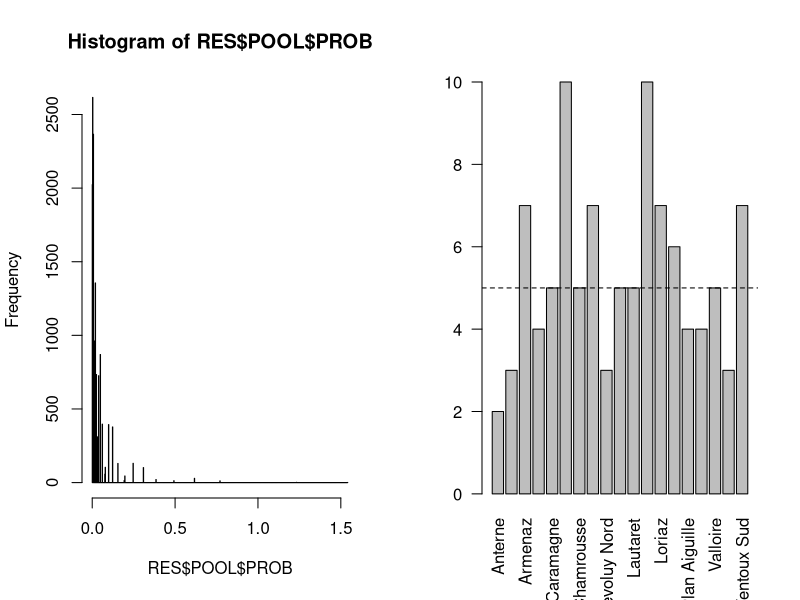
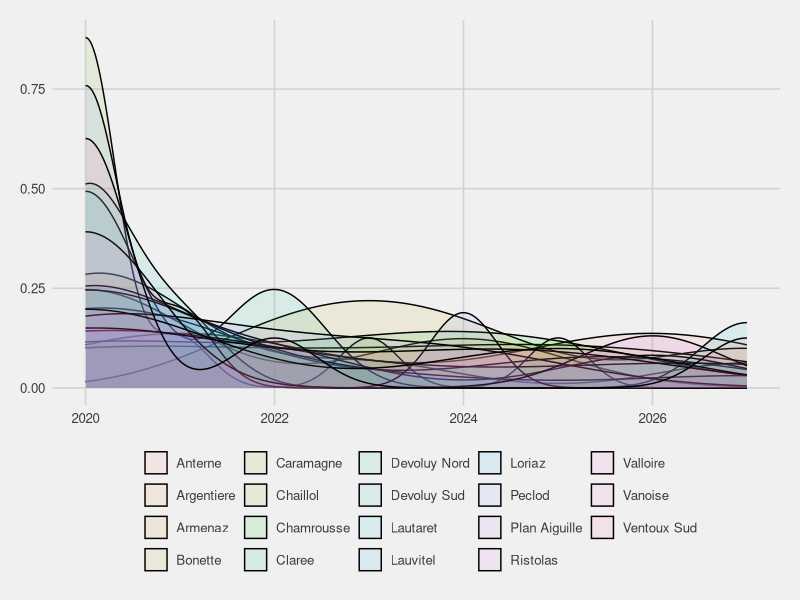
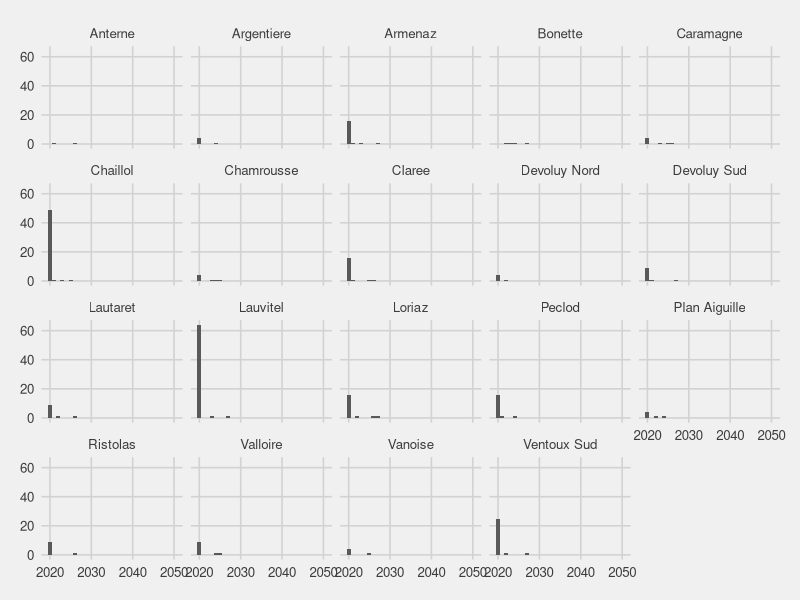

These figures' R source, in order:

##' ---
##' title: R script to define ORCHAMP sampling plan
##' output:
##'   html_document:
##'     toc: true
##' ---

##' Step 1: 
##' 
##' Step 2:
##'  

rm(list=ls())

## make this document cache friendly
knitr::opts_chunk$set(cache=TRUE)

## load required libraries
library(foreach)
library(reshape2)
library(ggplot2)
library(ggthemes)

##' ###################################################################################################################################
##' # DEFINING PARAMETERS
##' ###################################################################################################################################

sites.names = c("Anterne", "Argentiere", "Armenaz", "Bonette", "Caramagne", "Chaillol", "Chamrousse",
                "Claree", "Devoluy Nord", "Devoluy Sud", "Lautaret", "Lauvitel", "Loriaz",
                "Peclod", "Plan Aiguille", "Ristolas", "Valloire", "Vanoise", "Ventoux Sud")

year.start = 2020
year.end = 2050
samp.no_sites = 6

constraint.CBNA = c("Argentiere", "Armenaz", "Caramagne", "Chamrousse",
                    "Devoluy Nord", "Devoluy Sud", "Loriaz",
                    "Peclod", "Ristolas", "Vanoise")
constraint.PNE = c("Chaillol", "Lauvitel", "Plan Aiguille")
constraint.SAJF = c("Claree", "Lautaret", "Valloire")
constraint.CBNMED = c("Ventoux Sud", "Bonette")
constraint.no_sites_max = 3
## Chaillol : plusieurs contributeurs ?

comb.sites.2 = t(combn(sites.names, 2))
comb.sites.2 = paste0(comb.sites.2[,1], "_", comb.sites.2[,2])
constraint.notTogether = comb.sites.2[grep("Anterne", comb.sites.2)[1]]


## --------------------------------------------------------------------------
## NOTHING TO CHANGE BELOW !!!
sites.no = length(sites.names)

samp.years = seq(year.start, year.end, 1)
samp.no_years = length(samp.years)

comb.ALL = as.data.frame(t(combn(x = sites.names, m = samp.no_sites)))
colnames(comb.ALL) = paste0("SITE_", 1:ncol(comb.ALL))

## Remove combinations for number constraints
constraint.list = list(constraint.CBNA, constraint.PNE, constraint.SAJF)
for(con in constraint.list)
{
  no_sites_inConstraint = apply(comb.ALL, 1, function(x){ sum(x %in% con)})
  comb.ALL = comb.ALL[which(no_sites_inConstraint <= constraint.no_sites_max),]
}
## Remove combinations for association constraints
for(con in constraint.notTogether)
{
  con = strsplit(con, "_")[[1]]
  no_sites_inConstraint = apply(comb.ALL, 1, function(x){ sum(x %in% con)})
  comb.ALL = comb.ALL[which(no_sites_inConstraint < length(con)),]
}

comb.ALL.vec = apply(comb.ALL, 1, function(x) paste0(x, collapse = "_"))

##' ###################################################################################################################################
##' # DEFINING SAMPLING FUNCTION 
##' ###################################################################################################################################

# SEL_SITE = function(ye, pool)
# {
#   sites.sel = sample(x = pool, size = 1)
#   sites = strsplit(as.character(sites.sel), "_")[[1]]
#   res = data.frame(YEAR = ye, SITE = sites)
#   
#   if (ye < year.end)
#   {
#     tmp = foreach(mm = 4:samp.no_sites) %do%
#     {
#       combi = as.data.frame(t(combn(x = sites, m = 3)))
#       colnames(combi) = paste0("SITE_", 1:ncol(combi))
#       inds = apply(combi, 1, function(x) {
#         inds = sapply(x, function(y) grep(y, comb.ALL.vec))
#         ind_inter = intersect(inds[[1]], inds[[2]])
#         ind_inter = intersect(ind_inter, inds[[3]])
#         return(ind_inter)
#       })
#       return(unique(unlist(inds)))
#     }
#     tmp = unique(unlist(tmp))
#     pool_bis = comb.ALL.vec[-tmp]
#     
#     return(rbind(res,SEL_SITE(ye + 1, pool = pool_bis)))
#   } else 
#   {
#     return(res)
#   }
# }
# 
# SEL_SITE(ye = year.end, pool = comb.ALL.vec)
# SEL_SITE(ye = year.end - 1, pool = comb.ALL.vec)
# RES = SEL_SITE(ye = year.start, pool = comb.ALL.vec)
# 
# barplot(table(RES$SITE), las = 2)
# abline(h = 5, lty = 2)
# 
# ggplot(RES, aes(YEAR, fill = SITE)) +
#   scale_fill_discrete("") +
#   geom_density(alpha = 0.1) +
#   theme_fivethirtyeight()

##' ###################################################################################################################################
##' # DEFINING SAMPLING FUNCTION 
##' ###################################################################################################################################

## Apply sampling function for each required year
FUN_SELECT_sites = function(ye, pool)
{
  cat(" ", ye)
  # cat("\n 1. Sites selection...")
  sites.sel = sample(x = pool$COMB[which(pool$AVAIL == 1)]
                     , size = 1
                     , prob = pool$PROB[which(pool$AVAIL == 1)])
  sites = strsplit(as.character(sites.sel), "_")[[1]]
  
  ## If first year of sampling,
  if (ye == year.start)
  {
    samp.sites_tab$LAST_YEAR = ye - 1
  }
  
  ## --------------------------------------------------------------------------
  ## FOR ALL AVAILABLE SITES
  # cat("\n 2. Update of site informations...")
  for(si in samp.sites_tab$SITE)
  {
    ind_si = which(samp.sites_tab$SITE == si)
    
    ## Is the site selected this year ? ---------------------------------------
    if (si %in% sites)
    {
      ## Get all the combinations in which the site is present
      ind = grep(si, pool.GLOB$COMB)
      
      ## Record this year as the last year of sampling
      samp.sites_tab$LAST_YEAR[ind_si] = ye
      
      ## Keep track of number of previous successive sampling : +1
      samp.sites_tab$NB_YEAR_SUCC[ind_si] = samp.sites_tab$NB_YEAR_SUCC[ind_si] + 1
      
      ## Reduce probability of sampling the site next year
      ## if the site has already been sampled for the last X successive years
      if (samp.sites_tab$NB_YEAR_SUCC[ind_si] >= noSuccYears)
      {
        pool$PROB[ind] = pool$PROB[ind] * prob.decrease.sampSuccYears
      } else ## Anyway, reduce probability of sampling the site next year
      {
        pool$PROB[ind] = pool$PROB[ind] * prob.decrease.sampThisYear
      }
    } else ## Otherwise -------------------------------------------------------
    {
      ## Keep track of number of previous successive sampling : 0
      samp.sites_tab$NB_YEAR_SUCC[ind_si] = 0
      
      ## Increase probability of sampling next year
      ## if the site has not been sampled for more than X years
      if((ye - samp.sites_tab$LAST_YEAR[ind_si]) > noXYears)
      {
        ind = grep(si, pool$COMB)
        pool$PROB[ind] = pool$PROB[ind] * prob.increase.sampXYears
      }
    }
  }
  
  ## --------------------------------------------------------------------------
  ## RESULTS
  res = data.frame(YEAR = ye, SITE = sites)
  if(ye < year.end)
  {
    # cat("\n 3. Removal of site combinations...")
    # pool.GLOB = data.frame(COMB = comb.ALL.vec
    #                        , PROB = rep(1, length(comb.ALL.vec))
    #                        , AVAIL = rep(1, length(comb.ALL.vec)))
    # pool = pool.GLOB
    # sites.sel = sample(x = pool$COMB[which(pool$AVAIL == 1)]
    #                    , size = 1
    #                    , prob = pool$PROB[which(pool$AVAIL == 1)])
    # sites = strsplit(as.character(sites.sel), "_")[[1]]
    
    ## SOLUTION 1
    # proc.time()
    # combiToRemove = foreach(mm = 4:samp.no_sites) %do%
    # {
    #   combi = as.data.frame(t(combn(x = sites, m = 3)))
    #   colnames(combi) = paste0("SITE_", 1:ncol(combi))
    #   inds = apply(combi, 1, function(x) {
    #     inds = sapply(x, function(y) grep(y, comb.ALL.vec))
    #     ind_inter = intersect(inds[[1]], inds[[2]])
    #     ind_inter = intersect(ind_inter, inds[[3]])
    #     return(ind_inter)
    #   })
    #   return(unique(unlist(inds)))
    # }
    # combiToRemove = unique(unlist(combiToRemove))
    # proc.time()
    # 
    # ## SOLUTION 2
    # proc.time()
    # nb.si.inComb = sapply(comb.ALL.vec, function(x)
    # {
    #   tmp = sapply(sites, function(y) regexpr(y,x))
    #   tmp = ifelse(tmp > (-1), 1, 0)
    #   sum(tmp)
    # })
    # combiToRemove = which(nb.si.inComb >= 4)
    # proc.time()
    
    ## SOLUTION 3
    # DF_sites_in_comb = foreach(si = sites.names, .combine = 'cbind') %do%
    # {
    #   sapply(comb.ALL.vec, function(x) length(grep(si, x)))
    # }
    # colnames(DF_sites_in_comb) = sites.names
    # head(DF_sites_in_comb)
    
    ## KEPT POSSIBILITY
    # combiToRemove = which(colSums(t(comb.ALL.bin[, sites])) >= samp.no_sites)
    # 
    # pool$AVAIL = 1
    # pool$AVAIL[combiToRemove] = 0
    
    
    res_bis = FUN_SELECT_sites(ye = ye + 1, pool = pool)
    ye = ye + 1
    tmp = rbind(res, res_bis$SEL)
    
    
    ## Evaluate results 2
    cond.freq = TRUE
    if (ye <= year.end - 5)
    {
      year.window = seq(ye, ye + 5)
      cat("\n", year.window)
      SITE_table = table(tmp$SITE[which(tmp$YEAR %in% year.window)])
      print(SITE_table[order(names(SITE_table))])
      cond.freq = (length(SITE_table) == sites.no && length(which(SITE_table >= 1)) == sites.no)
    }
    ## Evaluate results 1
    cond.num = TRUE
    if (ye == year.start + 1)
    {
      SITE_table = table(tmp$SITE)
      ref = floor((year.end - year.start) / 5)
      cat("\n", length(SITE_table))
      cat("\n", length(which(SITE_table >= ref)))
      cond.num = (length(SITE_table) == sites.no && length(which(SITE_table >= ref)) == sites.no)
    }
    
    if(cond.freq && cond.num)
    {
      return(list(SEL = rbind(res, res_bis$SEL), POOL = res_bis$POOL))
    } else
    {
      pool$PROB = 1
      pool$AVAIL = 1
      return(FUN_SELECT_sites(ye = year.start, pool = pool))
    }
  } else
  {
    return(list(SEL = res, POOL = pool))
  }
}

## --------------------------------------------------------------------------
## Transform combinations into binary matrix
# comb.ALL.bin = foreach(si = sites.names, .combine = 'cbind') %do%
# {
#   sapply(comb.ALL.vec, function(x) length(grep(si, x)))
# }
# colnames(comb.ALL.bin) = sites.names










## Initialize table to store for each site :
##  last year of sampling
##  number of successive sampling
samp.sites_tab = data.frame(SITE = sites.names, LAST_YEAR = 0, NB_YEAR_SUCC = 0)

## Initialize table to store each possible combination of sites
## and probability of each combination
pool.GLOB = data.frame(COMB = comb.ALL.vec
                       , PROB = rep(1, length(comb.ALL.vec))
                       , AVAIL = rep(1, length(comb.ALL.vec)))

year.end = year.start + 7
noXYears = 2
noSuccYears = 2
prob.increase.sampXYears = 1.25
prob.decrease.sampThisYear = 0.5
prob.decrease.sampSuccYears = 0.2
# RES = FUN_SELECT_sites(ye = year.end, pool = pool.GLOB)
# RES = FUN_SELECT_sites(ye = year.end-4, pool = pool.GLOB)
RES = FUN_SELECT_sites(ye = year.start, pool = pool.GLOB)













SITE_table = table(RES$SEL$SITE)
cond.num = (length(SITE_table) == sites.no && length(which(SITE_table >= 5)) == sites.no)

cond.freq = TRUE
for(ye in year.start:(year.end - 4))
{
  year.window = seq(ye, ye + 4)
  cat("\n", year.window)
  SITE_table = table(RES$SEL$SITE[which(RES$SEL$YEAR %in% year.window)])
  cond.freq = (length(SITE_table) == sites.no && length(which(SITE_table >= 1)) == sites.no)
  cat("\n",cond.freq)
}


dim(RES$SEL)
head(RES$POOL)

par(mfrow = c(1,2))
hist(RES$POOL$PROB, breaks= 1000)
barplot(table(RES$SEL$SITE), las = 2)
abline(h = 5, lty = 2)

ggplot(RES$SEL, aes(YEAR, fill = SITE)) +
  scale_fill_discrete("") +
  geom_density(alpha = 0.1) +
  theme_fivethirtyeight()


TMP = expand.grid(SITE = sites.names, YEAR = samp.years)
TMP = merge(TMP, data.frame(RES$SEL, SAMP = 1), by = c("SITE","YEAR"), all.x = T)
TMP$SAMP[which(is.na(TMP$SAMP))] = 0

TMP.split = split(TMP, TMP$SITE)
TMP.split = foreach(x = TMP.split, .combine = "rbind") %do%
{
  x$YEAR_prev = x$YEAR
  for(i in 1:nrow(x))
  {
    if(x$SAMP[i] == 0)
    {
      x$YEAR_prev[i] = max(year.start, x$YEAR_prev[i-1])
    }
  }
  x$DIFF_YEAR = c(NA, x$YEAR_prev[2:nrow(x)] - x$YEAR_prev[1:(nrow(x)-1)])
  return(x[, c("SITE", "YEAR", "DIFF_YEAR")])
}

TMP = merge(TMP, TMP.split, by = c("SITE","YEAR"))

# # colFunc = colorRampPalette(c('#fee0d2','#fcbba1','#fc9272','#fb6a4a','#ef3b2c','#cb181d','#a50f15','#67000d'))
# colFunc = colorRampPalette(c('#238b45','#41ab5d','#74c476','#a1d99b','#fee0d2','#fcbba1','#fc9272','#fb6a4a','#ef3b2c'))
# colFunc_n = colFunc(max(TMP$DIFF_YEAR, na.rm = T)+1)
# TMP$DIFF_YEAR = colFunc_n[TMP$DIFF_YEAR + 1]

ggplot(TMP, aes(YEAR, alpha = factor(SAMP))) +#, fill = DIFF_YEAR)) +
  scale_alpha_discrete(guide = F, range = c(0,1)) +
  scale_fill_identity() +
  geom_bar(width = 1) +
  facet_wrap(~SITE) +
  theme_fivethirtyeight()

# 
# # ggplot(TMP, aes(x = YEAR, y = SAMP, color = SITE)) +
# #   scale_fill_discrete("") +
# #   geom_line() +
# #   theme_fivethirtyeight()
# # 
# # ggplot(TMP, aes(x = YEAR, y = SAMP, color = SITE)) +
# #   scale_fill_discrete("") +
# #   geom_line() +
# #   theme_fivethirtyeight()
# 
# ## --------------------------------------------------------------------------
# # library(profmem)
# # library(lineprof)
# # 
# # samp.sites_tab = data.frame(SITE = sites.names, LAST_YEAR = 0, NB_YEAR_SUCC = 0)
# # pool.GLOB = data.frame(COMB = comb.ALL.vec, PROB = rep(1, length(comb.ALL.vec)))
# # # RES = profmem(FUN_SELECT_sites(ye = year.start, pool = pool.GLOB))
# # # total(RES)
# # RES = lineprof(FUN_SELECT_sites(ye = year.start, pool = pool.GLOB))
# # write.table(RES, file = "PROFMEM_ORCHAMP.txt")
# 
# 
# 
## --------------------------------------------------------------------------
